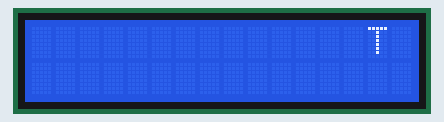
Simulated run of this sketch. Board: Arduino Uno, built with avr-gcc and run on an emulated ATmega328P. On the bench: 16×2 character LCD.

Above: at 0.36 s.
At 1.79 s:
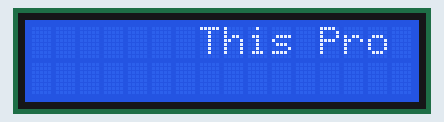
At 3.23 s:
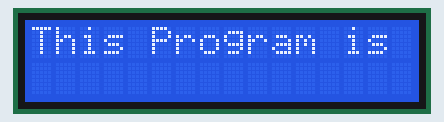
At 5.93 s:
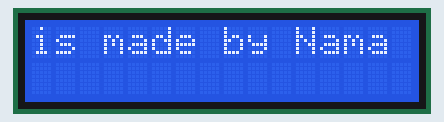
At 8.68 s:
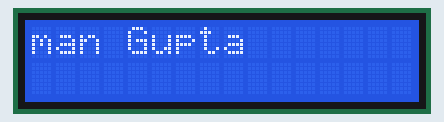
At 11.42 s:
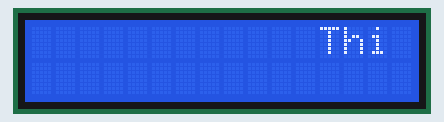

The sketch:

LCDScroll.ino
```cpp
/**************SCROLL MESSAGE ON LCD*************
 * This code Scrolls a
 *  LCD code
 * It has 16 pins, with 16 columns and 2 rows
 * VSS- ground
 * VDD - Power Supply
 * VEE - Ground
 * RS - Pin 12
 * RW - Ground
 * E - Pin11
 * D0,D1,D2,D3 - No connection
 * D4- Pin 5
 * D5 - Pin 4
 * D6 - Pin 3
 * D7 - Pin 2
 */


#include <LiquidCrystal.h>
LiquidCrystal lcd(12,11,5,4,3,2);


void setup() {
  lcd.begin(16,2);
}

int scroll(char text[]){
for(int i=0;i<(strlen(text))-2;i++){
   lcd.clear();
  for(int j=0;j<i;j++){

  lcd.setCursor(14-j,0);
  lcd.print(text[i-j]);


}
 delay(200) ;
}
  return 0;
}
void loop() {
char text[]=" This Program is made by Naman Gupta                 ";
scroll(text);
}
```

Measured:
- by itself, everything shown: repeats every 10.6 s, in 50 steps
